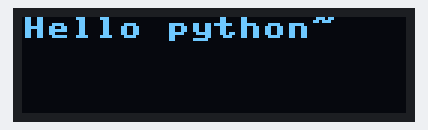
A program run on a simulated Raspberry Pi Pico running MicroPython. Parts: 128×32 one-colour display. Library files of the repository ran but are not shown: ssd1306.py. At 0.1 s the program stops and its outputs stay as they are.

Above: at 0.1 s.

The program:

09_OLED_04_class.py
```python
from ssd1306 import SSD1306_I2C
from machine import Pin, I2C

class OLED:
    def __init__(self):
        self.i2c = I2C(0, scl=Pin(21), sda=Pin(20), freq=200000)
        self.display = SSD1306_I2C(128, 32, self.i2c)
        self.display.fill(0)
        self.display.show()

    def oled_print(self, msg, msg2=None, msg3=None, msg4=None):
        self.display.fill(0)
        self.display.text(msg, 0, 0, 1)
        if msg2:
            self.display.text(msg2, 0, 8, 1)
        if msg3:
            self.display.text(msg3, 0, 16, 1)
        if msg4:
            self.display.text(msg4, 0, 24, 1)
        self.display.show()

if __name__ == '__main__':
    oled = OLED()
    oled.oled_print("Hello python~")
```
